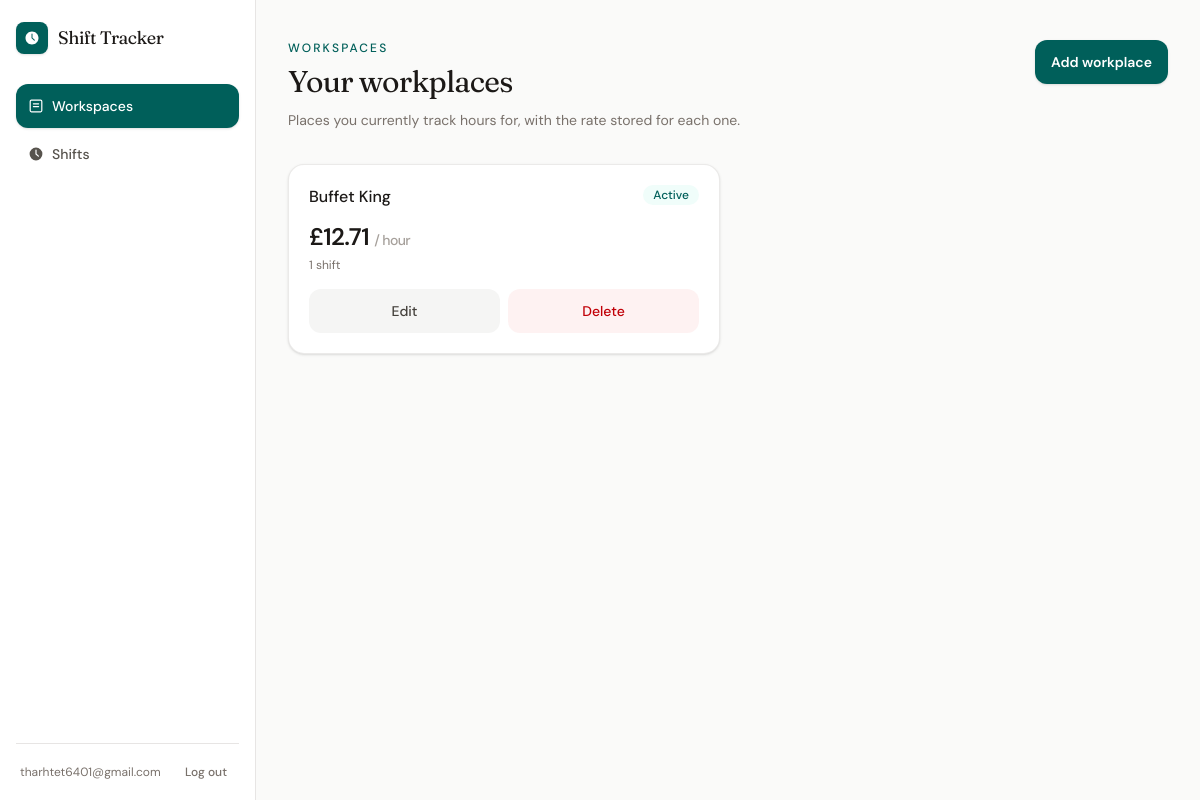
The page /workspaces/ (signed in) on the database its author committed.
### workspaces/models.py (models this page shows, shortened)
class Workplace(models.Model):
    user = models.ForeignKey(
        settings.AUTH_USER_MODEL,
        on_delete=models.CASCADE,
        related_name="workplaces",
    )
    name = models.CharField(max_length=100)
    hourly_rate = models.DecimalField(
        max_digits=6,
        decimal_places=2,
    )
    is_active = models.BooleanField(default=True)
    created_at = models.DateTimeField(auto_now_add=True)
    updated_at = models.DateTimeField(auto_now=True)

### workspaces/views.py (the view)
# urls.py: path("", views.workplace_list, name="workplace_list"),
@login_required
def workplace_list(request):
    try:
        workplaces = _user_workplaces(request.user)
        return render(
            request,
            "workspaces/list.html",
            {"workplaces": workplaces},
        )
    except Exception:
        messages.error(request, "Could not load your workspaces.")
        return render(
            request,
            "workspaces/list.html",
            {"workplaces": []},
        )

### workspaces/views.py (called while the page is built)
def _user_workplaces(user):
    return (
        Workplace.objects.filter(user=user)
        .annotate(shift_count=Count("shifts"))
        .order_by("-created_at")
    )

### workspaces/templates/workspaces/list.html (shortened to what this page needs)
{% extends "app.html" %}
{% block app_content %}
<div class="px-4 py-6 sm:px-8 sm:py-10">
    <div class="flex flex-col gap-4 sm:flex-row sm:items-start sm:justify-between">
        <div>
            <p class="text-xs font-medium uppercase tracking-[0.18em] text-teal-800">Workspaces</p>
            <h1 class="mt-2 font-serif text-2xl tracking-tight text-stone-900 sm:text-3xl">Your workplaces</h1>
            <p class="mt-2 max-w-xl text-sm leading-6 text-stone-500">
                Places you currently track hours for, with the rate stored for each one.
            </p>
        </div>
        <button
            type="button"
            hx-get="{% url 'workplace_create' %}"
            hx-target="#modal"
            hx-swap="innerHTML"
            class="min-h-11 w-full touch-manipulation rounded-xl bg-teal-800 px-4 text-sm font-semibold text-white shadow-sm transition hover:bg-teal-700 sm:w-auto"
        >
            Add workplace
        </button>
    </div>
    <div id="workplace-list" class="mt-8">
        {% include "workspaces/partials/list.html" %}
    </div>
</div>
{% endblock %}

### templates/app.html (shortened to what this page needs)
{% extends "base.html" %}
{% block content %}
<div class="flex min-h-screen flex-col md:flex-row">
    <aside class="sticky top-0 z-40 border-b border-stone-200 bg-white/95 backdrop-blur md:static md:z-auto md:flex md:w-64 md:flex-col md:border-b-0 md:border-r md:bg-white md:backdrop-blur-none">
        <div class="flex items-center justify-between gap-3 px-4 py-3 md:border-b-0 md:py-4">
            <a href="{% url 'home' %}" class="flex min-h-11 items-center gap-2.5 text-stone-900">
                <span class="flex size-8 items-center justify-center rounded-lg bg-teal-800 text-white shadow-sm">
                </span>
                <span class="font-serif text-lg tracking-tight">Shift Tracker</span>
            </a>
        </div>
        <div class="flex flex-1 flex-col px-3 pb-3 md:px-4 md:pb-4">
            <nav class="grid grid-cols-2 gap-1 md:mt-2 md:flex md:flex-col">
                <a
                    href="{% url 'workplace_list' %}"
                    class="flex min-h-11 items-center justify-center gap-2 rounded-xl px-3 text-sm font-medium transition md:justify-start {% if request.resolver_match.url_name == 'workplace_list' %}bg-teal-800 text-white shadow-sm{% else %}text-stone-600 hover:bg-stone-100 hover:text-stone-900{% endif %}"
                >
                    Workspaces
                </a>
                <a
                    href="{% url 'shift_list' %}"
                    class="flex min-h-11 items-center justify-center gap-2 rounded-xl px-3 text-sm font-medium transition md:justify-start {% if request.resolver_match.url_name == 'shift_list' %}bg-teal-800 text-white shadow-sm{% else %}text-stone-600 hover:bg-stone-100 hover:text-stone-900{% endif %}"
                >
                    <svg xmlns="http://www.w3.org/2000/svg" viewBox="0 0 20 20" fill="currentColor" class="size-4">
                        <path fill-rule="evenodd" d="M10 18a8 8 0 1 0 0-16 8 8 0 0 0 0 16Zm.75-13a.75.75 0 0 0-1.5 0v5c0 .192.078.384.22.53l3 2.75a.75.75 0 0 0 1.06-1.06l-2.78-2.547V5Z" clip-rule="evenodd" />
                    </svg>
                    Shifts
                </a>
            </nav>
            <div class="mt-auto hidden items-center justify-between gap-2 border-t border-stone-200 px-1 pt-4 md:flex">
                <span class="truncate text-xs text-stone-500">{{ user.email }}</span>
                <a
                    href="{% url 'account_logout' %}"
                    class="shrink-0 rounded-lg px-2 py-1 text-xs font-medium text-stone-500 transition hover:bg-stone-100 hover:text-stone-900"
                >
                    Log out
                </a>
            </div>
        </div>
    </aside>
    <div class="min-w-0 flex-1">
        {% block app_content %}{% endblock %}
    </div>
</div>
{% endblock %}

### workspaces/templates/workspaces/partials/list.html
{% if workplaces %}
    <ul class="grid gap-4 sm:grid-cols-2">
        {% for workplace in workplaces %}
            <li class="rounded-2xl border border-stone-200/80 bg-white p-5 shadow-sm">
                <div class="flex items-start justify-between gap-3">
                    <h2 class="font-medium text-stone-900">{{ workplace.name }}</h2>
                    {% if workplace.is_active %}
                        <span class="rounded-full bg-teal-50 px-2.5 py-0.5 text-xs font-medium text-teal-800">Active</span>
                    {% else %}
                        <span class="rounded-full bg-stone-100 px-2.5 py-0.5 text-xs font-medium text-stone-500">Inactive</span>
                    {% endif %}
                </div>
                <p class="mt-3 text-2xl font-semibold tracking-tight text-stone-900">
                    £{{ workplace.hourly_rate }}
                    <span class="text-sm font-medium text-stone-400">/ hour</span>
                </p>
                <p class="mt-1 text-xs text-stone-500">
                    {{ workplace.shift_count }} shift{{ workplace.shift_count|pluralize }}
                </p>
                <div class="mt-4 grid grid-cols-2 gap-2">
                    <button
                        type="button"
                        hx-get="{% url 'workplace_update' workplace.pk %}"
                        hx-target="#modal"
                        hx-swap="innerHTML"
                        class="min-h-11 rounded-xl bg-stone-100 px-3 text-sm font-medium text-stone-700 transition hover:bg-stone-200"
                    >
                        Edit
                    </button>
                    <button
                        type="button"
                        hx-get="{% url 'workplace_delete' workplace.pk %}"
                        hx-target="#modal"
                        hx-swap="innerHTML"
                        class="min-h-11 rounded-xl bg-red-50 px-3 text-sm font-medium text-red-700 transition hover:bg-red-100"
                    >
                        Delete
                    </button>
                </div>
            </li>
        {% endfor %}
    </ul>
{% else %}
    <div class="rounded-2xl border border-dashed border-stone-300 bg-white px-6 py-12 text-center">
        <p class="font-medium text-stone-800">No workspaces yet</p>
        <p class="mt-1 text-sm text-stone-500">Add a workplace to start tracking hours.</p>
    </div>
{% endif %}

### rows shown on the page
Workplace: name "Buffet King", is_active "Active", hourly_rate "12.71", shift_count "1"

### other values the page prints
{{ user.email }} "tharhtet6401@gmail.com"
